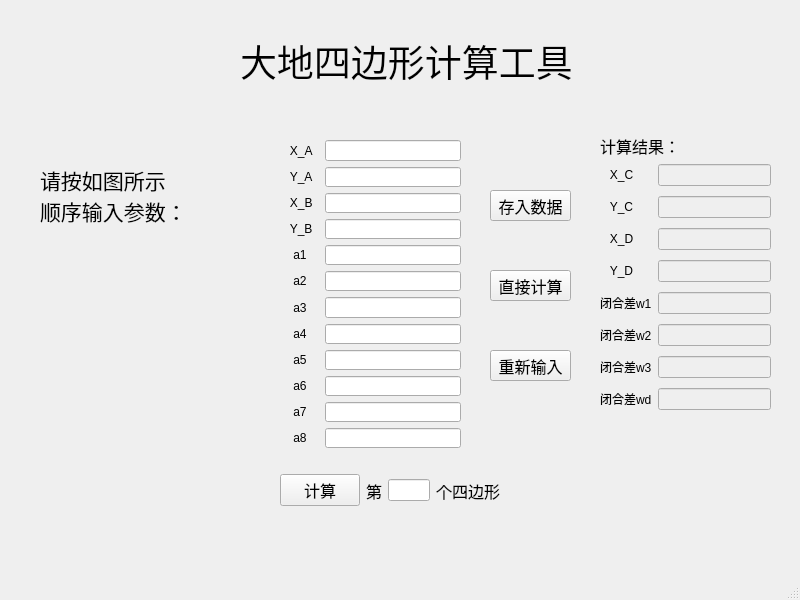
<?xml version="1.0" encoding="UTF-8"?>
<ui version="4.0">
 <class>quad_dlg</class>
 <widget class="QMainWindow" name="quad_dlg">
  <property name="geometry">
   <rect>
    <x>0</x>
    <y>0</y>
    <width>800</width>
    <height>600</height>
   </rect>
  </property>
  <property name="windowTitle">
   <string>quad_dlg</string>
  </property>
  <widget class="QWidget" name="centralwidget">
   <widget class="QLabel" name="label">
    <property name="geometry">
     <rect>
      <x>240</x>
      <y>10</y>
      <width>341</width>
      <height>101</height>
     </rect>
    </property>
    <property name="font">
     <font>
      <family>楷体</family>
      <pointsize>28</pointsize>
     </font>
    </property>
    <property name="text">
     <string>大地四边形计算工具</string>
    </property>
   </widget>
   <widget class="QWidget" name="gridLayoutWidget">
    <property name="geometry">
     <rect>
      <x>280</x>
      <y>140</y>
      <width>181</width>
      <height>308</height>
     </rect>
    </property>
    <layout class="QGridLayout" name="gridLayout">
     <item row="4" column="1">
      <widget class="QLineEdit" name="A1"/>
     </item>
     <item row="10" column="1">
      <widget class="QLineEdit" name="A7"/>
     </item>
     <item row="6" column="0">
      <widget class="QLabel" name="label_8">
       <property name="text">
        <string>    a3</string>
       </property>
      </widget>
     </item>
     <item row="4" column="0">
      <widget class="QLabel" name="label_6">
       <property name="text">
        <string>    a1</string>
       </property>
      </widget>
     </item>
     <item row="2" column="1">
      <widget class="QLineEdit" name="XB"/>
     </item>
     <item row="5" column="1">
      <widget class="QLineEdit" name="A2"/>
     </item>
     <item row="8" column="1">
      <widget class="QLineEdit" name="A5"/>
     </item>
     <item row="6" column="1">
      <widget class="QLineEdit" name="A3"/>
     </item>
     <item row="9" column="1">
      <widget class="QLineEdit" name="A6"/>
     </item>
     <item row="7" column="0">
      <widget class="QLabel" name="label_9">
       <property name="text">
        <string>    a4</string>
       </property>
      </widget>
     </item>
     <item row="5" column="0">
      <widget class="QLabel" name="label_7">
       <property name="text">
        <string>    a2</string>
       </property>
      </widget>
     </item>
     <item row="1" column="1">
      <widget class="QLineEdit" name="YA"/>
     </item>
     <item row="7" column="1">
      <widget class="QLineEdit" name="A4"/>
     </item>
     <item row="2" column="0">
      <widget class="QLabel" name="label_4">
       <property name="text">
        <string>   X_B</string>
       </property>
      </widget>
     </item>
     <item row="1" column="0">
      <widget class="QLabel" name="label_3">
       <property name="text">
        <string>   Y_A</string>
       </property>
      </widget>
     </item>
     <item row="0" column="1">
      <widget class="QLineEdit" name="XA"/>
     </item>
     <item row="0" column="0">
      <widget class="QLabel" name="label_2">
       <property name="text">
        <string>   X_A  </string>
       </property>
      </widget>
     </item>
     <item row="3" column="1">
      <widget class="QLineEdit" name="YB"/>
     </item>
     <item row="3" column="0">
      <widget class="QLabel" name="label_5">
       <property name="text">
        <string>   Y_B</string>
       </property>
      </widget>
     </item>
     <item row="11" column="1">
      <widget class="QLineEdit" name="A8"/>
     </item>
     <item row="8" column="0">
      <widget class="QLabel" name="label_22">
       <property name="text">
        <string>    a5</string>
       </property>
      </widget>
     </item>
     <item row="9" column="0">
      <widget class="QLabel" name="label_23">
       <property name="text">
        <string>    a6</string>
       </property>
      </widget>
     </item>
     <item row="10" column="0">
      <widget class="QLabel" name="label_24">
       <property name="text">
        <string>    a7</string>
       </property>
      </widget>
     </item>
     <item row="11" column="0">
      <widget class="QLabel" name="label_25">
       <property name="text">
        <string>    a8</string>
       </property>
      </widget>
     </item>
    </layout>
   </widget>
   <widget class="QPushButton" name="pushButton">
    <property name="geometry">
     <rect>
      <x>490</x>
      <y>190</y>
      <width>81</width>
      <height>31</height>
     </rect>
    </property>
    <property name="font">
     <font>
      <family>华文中宋</family>
      <pointsize>12</pointsize>
     </font>
    </property>
    <property name="text">
     <string>存入数据</string>
    </property>
   </widget>
   <widget class="QWidget" name="gridLayoutWidget_2">
    <property name="geometry">
     <rect>
      <x>600</x>
      <y>160</y>
      <width>171</width>
      <height>261</height>
     </rect>
    </property>
    <layout class="QGridLayout" name="gridLayout_2">
     <item row="7" column="1">
      <widget class="QLineEdit" name="WD">
       <property name="enabled">
        <bool>false</bool>
       </property>
      </widget>
     </item>
     <item row="2" column="1">
      <widget class="QLineEdit" name="XD">
       <property name="enabled">
        <bool>false</bool>
       </property>
      </widget>
     </item>
     <item row="4" column="1">
      <widget class="QLineEdit" name="W1">
       <property name="enabled">
        <bool>false</bool>
       </property>
      </widget>
     </item>
     <item row="6" column="1">
      <widget class="QLineEdit" name="W3">
       <property name="enabled">
        <bool>false</bool>
       </property>
      </widget>
     </item>
     <item row="0" column="1">
      <widget class="QLineEdit" name="XC">
       <property name="enabled">
        <bool>false</bool>
       </property>
      </widget>
     </item>
     <item row="5" column="1">
      <widget class="QLineEdit" name="W2">
       <property name="enabled">
        <bool>false</bool>
       </property>
      </widget>
     </item>
     <item row="3" column="1">
      <widget class="QLineEdit" name="YD">
       <property name="enabled">
        <bool>false</bool>
       </property>
      </widget>
     </item>
     <item row="1" column="1">
      <widget class="QLineEdit" name="YC">
       <property name="enabled">
        <bool>false</bool>
       </property>
      </widget>
     </item>
     <item row="0" column="0">
      <widget class="QLabel" name="label_10">
       <property name="text">
        <string>   X_C</string>
       </property>
      </widget>
     </item>
     <item row="1" column="0">
      <widget class="QLabel" name="label_11">
       <property name="text">
        <string>   Y_C</string>
       </property>
      </widget>
     </item>
     <item row="2" column="0">
      <widget class="QLabel" name="label_12">
       <property name="text">
        <string>   X_D</string>
       </property>
      </widget>
     </item>
     <item row="3" column="0">
      <widget class="QLabel" name="label_13">
       <property name="text">
        <string>   Y_D</string>
       </property>
      </widget>
     </item>
     <item row="4" column="0">
      <widget class="QLabel" name="label_14">
       <property name="text">
        <string>闭合差w1</string>
       </property>
      </widget>
     </item>
     <item row="5" column="0">
      <widget class="QLabel" name="label_15">
       <property name="text">
        <string>闭合差w2</string>
       </property>
      </widget>
     </item>
     <item row="6" column="0">
      <widget class="QLabel" name="label_16">
       <property name="text">
        <string>闭合差w3</string>
       </property>
      </widget>
     </item>
     <item row="7" column="0">
      <widget class="QLabel" name="label_17">
       <property name="text">
        <string>闭合差wd</string>
       </property>
      </widget>
     </item>
    </layout>
   </widget>
   <widget class="QLabel" name="label_18">
    <property name="geometry">
     <rect>
      <x>40</x>
      <y>120</y>
      <width>161</width>
      <height>151</height>
     </rect>
    </property>
    <property name="font">
     <font>
      <family>黑体</family>
      <pointsize>16</pointsize>
     </font>
    </property>
    <property name="text">
     <string>请按如图所示
顺序输入参数：</string>
    </property>
   </widget>
   <widget class="QLabel" name="label_19">
    <property name="geometry">
     <rect>
      <x>30</x>
      <y>230</y>
      <width>201</width>
      <height>161</height>
     </rect>
    </property>
    <property name="text">
     <string/>
    </property>
    <property name="pixmap">
     <pixmap resource="image.qrc">:/quad.JPG</pixmap>
    </property>
    <property name="scaledContents">
     <bool>true</bool>
    </property>
   </widget>
   <widget class="QPushButton" name="pushButton_2">
    <property name="geometry">
     <rect>
      <x>490</x>
      <y>270</y>
      <width>81</width>
      <height>31</height>
     </rect>
    </property>
    <property name="font">
     <font>
      <family>华文中宋</family>
      <pointsize>12</pointsize>
     </font>
    </property>
    <property name="text">
     <string>直接计算</string>
    </property>
   </widget>
   <widget class="QPushButton" name="pushButton_3">
    <property name="geometry">
     <rect>
      <x>490</x>
      <y>350</y>
      <width>81</width>
      <height>31</height>
     </rect>
    </property>
    <property name="font">
     <font>
      <family>华文中宋</family>
      <pointsize>12</pointsize>
     </font>
    </property>
    <property name="text">
     <string>重新输入</string>
    </property>
   </widget>
   <widget class="QWidget" name="horizontalLayoutWidget">
    <property name="geometry">
     <rect>
      <x>280</x>
      <y>440</y>
      <width>220</width>
      <height>101</height>
     </rect>
    </property>
    <layout class="QHBoxLayout" name="horizontalLayout">
     <item>
      <widget class="QPushButton" name="pushButton_4">
       <property name="font">
        <font>
         <family>华文中宋</family>
         <pointsize>12</pointsize>
        </font>
       </property>
       <property name="text">
        <string>计算</string>
       </property>
      </widget>
     </item>
     <item>
      <widget class="QLabel" name="label_20">
       <property name="font">
        <font>
         <family>华文中宋</family>
         <pointsize>12</pointsize>
        </font>
       </property>
       <property name="text">
        <string>第</string>
       </property>
      </widget>
     </item>
     <item>
      <widget class="QLineEdit" name="N"/>
     </item>
     <item>
      <widget class="QLabel" name="label_21">
       <property name="font">
        <font>
         <family>华文中宋</family>
         <pointsize>12</pointsize>
        </font>
       </property>
       <property name="text">
        <string>个四边形</string>
       </property>
      </widget>
     </item>
    </layout>
   </widget>
   <widget class="QLabel" name="label_26">
    <property name="geometry">
     <rect>
      <x>600</x>
      <y>130</y>
      <width>81</width>
      <height>31</height>
     </rect>
    </property>
    <property name="font">
     <font>
      <family>华文中宋</family>
      <pointsize>12</pointsize>
     </font>
    </property>
    <property name="text">
     <string>计算结果：</string>
    </property>
   </widget>
  </widget>
  <widget class="QMenuBar" name="menubar">
   <property name="geometry">
    <rect>
     <x>0</x>
     <y>0</y>
     <width>800</width>
     <height>22</height>
    </rect>
   </property>
  </widget>
  <widget class="QStatusBar" name="statusbar"/>
 </widget>
 <resources>
  <include location="image.qrc"/>
 </resources>
 <connections/>
</ui>
